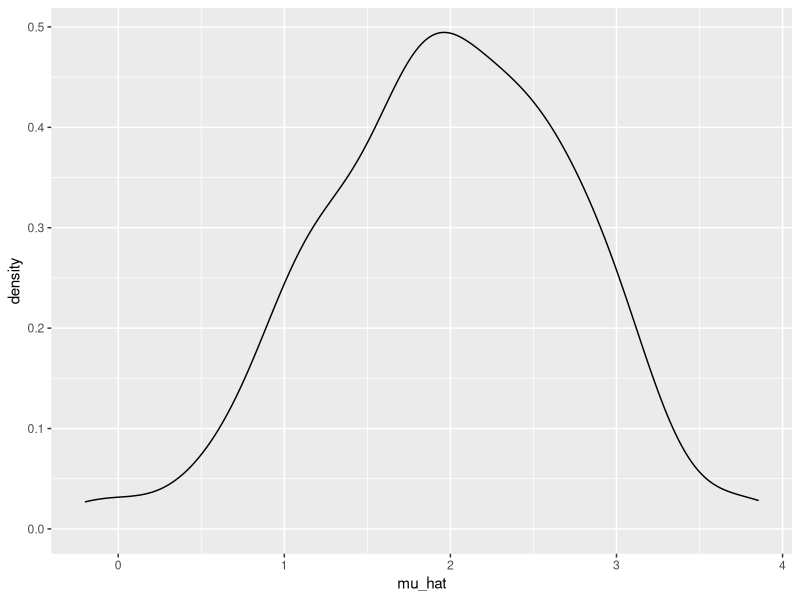
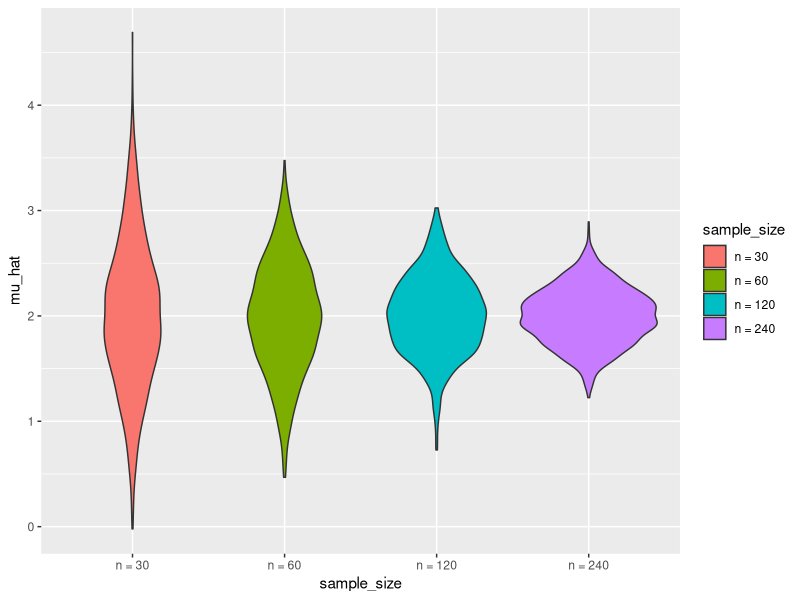
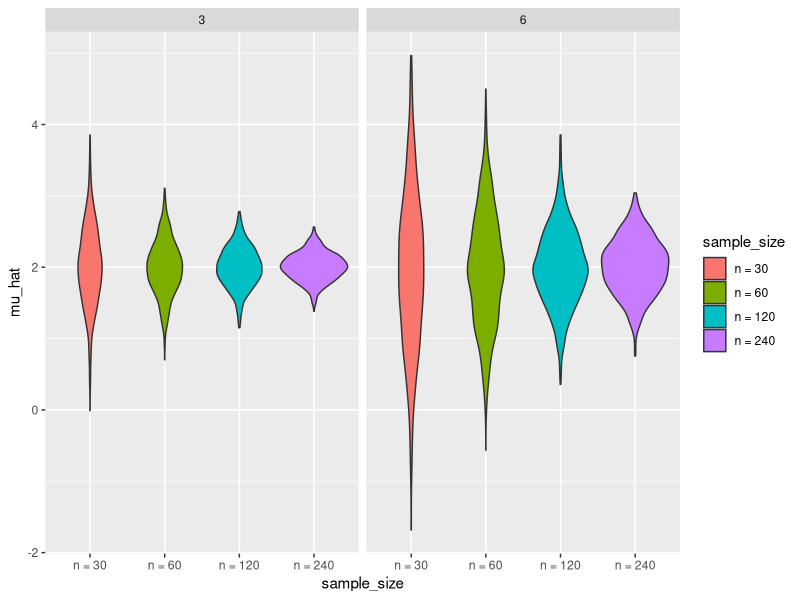

These figures' R source, in order:
## ---- chunk 1
library(tidyverse)

set.seed(1)
## ---- chunk 2
sim_mean_sd = function(n_obs, mu = 2, sigma = 4) {
  
  sim_data = tibble(
    x = rnorm(n_obs, mean = mu, sd = sigma),
  )
  
  sim_data %>% 
    summarize(
      mu_hat = mean(x),
      sigma_hat = sd(x)
    )
}
## ---- chunk 3
sim_mean_sd(n_obs = 30)
## ---- chunk 4
output = vector ("list", length = 100)
for (i in 1:100) {  
  output [[i]]  =sim_mean_sd(n_obs = 30)}

bind_rows(output)

## ---- chunk 5
sim_results_df = 
  expand_grid(
    sample_size = 30,
    iter = 1:100
  ) %>% 
  mutate(
    estimate_df = map(sample_size, sim_mean_sd)
  ) %>% 
  unnest(estimate_df)
## ---- chunk 6
sim_results_df %>% 
  ggplot(aes(x = mu_hat)) + 
  geom_density()
## ---- chunk 7
sim_results_df = 
  expand_grid(
    sample_size = c(30,60,120,240), 
    iter = 1:1000
  ) %>% 
  mutate(
    estimate_df = map(sample_size, sim_mean_sd)
  ) %>% 
  unnest(estimate_df)
## ---- chunk 8
sim_results_df %>% 
  mutate(
    sample_size = str_c("n = ", sample_size),
    sample_size = fct_inorder(sample_size)) %>% 
  ggplot(aes(x = sample_size, y = mu_hat, fill = sample_size)) + 
  geom_violin()
## ---- chunk 9
sim_results_df %>% 
  pivot_longer(
    mu_hat:sigma_hat,
    names_to = "parameter", 
    values_to = "estimate") %>% 
  group_by(parameter, sample_size) %>% 
  summarize(
    emp_mean = mean(estimate),
    emp_var = var(estimate)) %>% 
  knitr::kable(digits = 3)
## ---- chunk 10
sim_results_df = 
  expand_grid(
    sample_size = c(30,60,120,240), 
    true_sigma = c(6,3),
    iter = 1:1000
  ) %>% 
  mutate(
    estimate_df = 
      map2(.x=sample_size, .y=true_sigma, ~sim_mean_sd(n_obs=.x, sigma=.y))
  ) %>% 
  unnest(estimate_df)
## ---- chunk 11
sim_results_df %>% 
  mutate(
    sample_size = str_c("n = ", sample_size),
    sample_size = fct_inorder(sample_size)) %>% 
  ggplot(aes(x = sample_size, y = mu_hat, fill = sample_size)) + 
  geom_violin() +
  facet_grid(. ~true_sigma)
